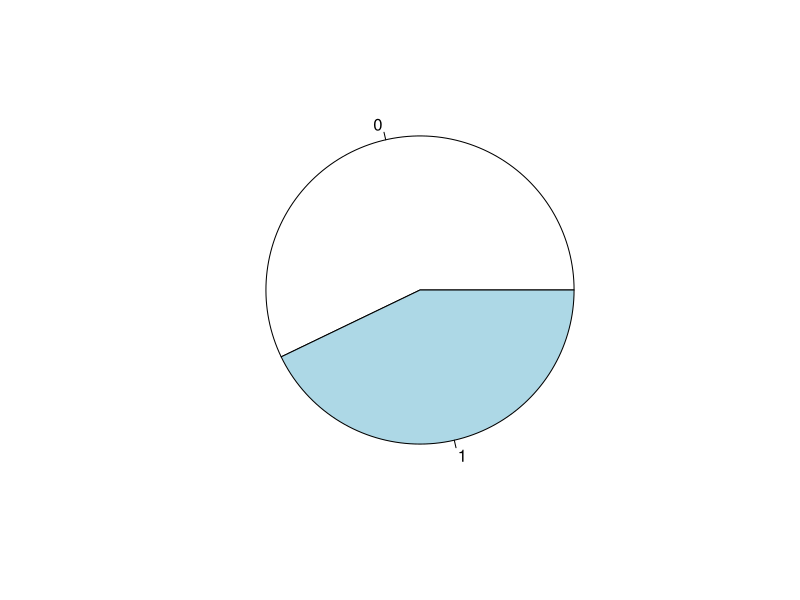
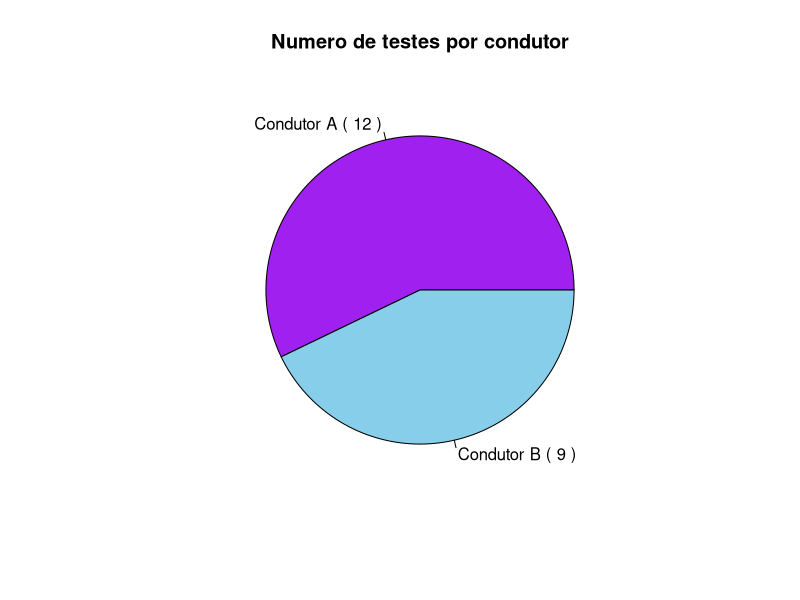
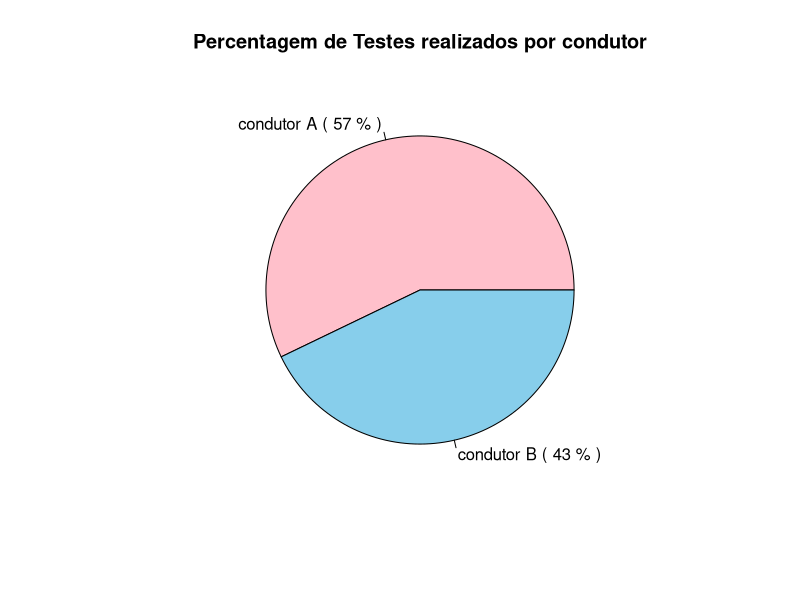
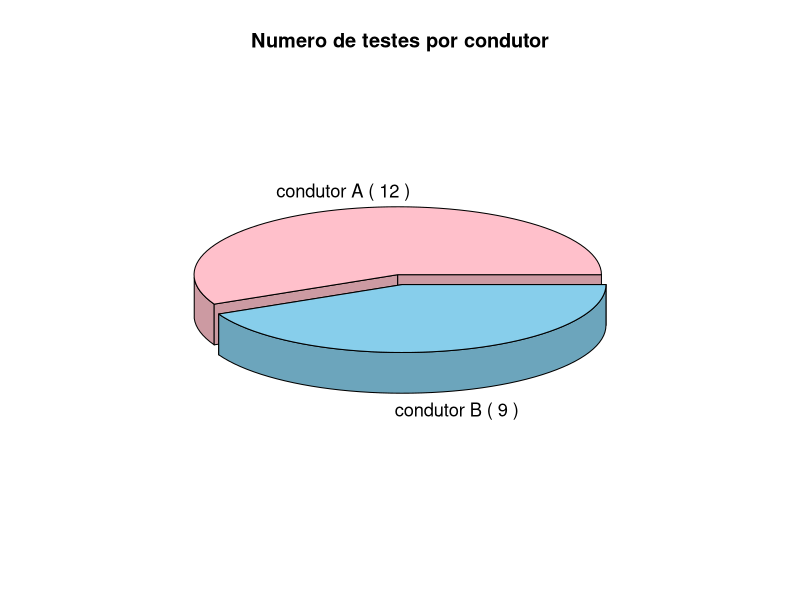
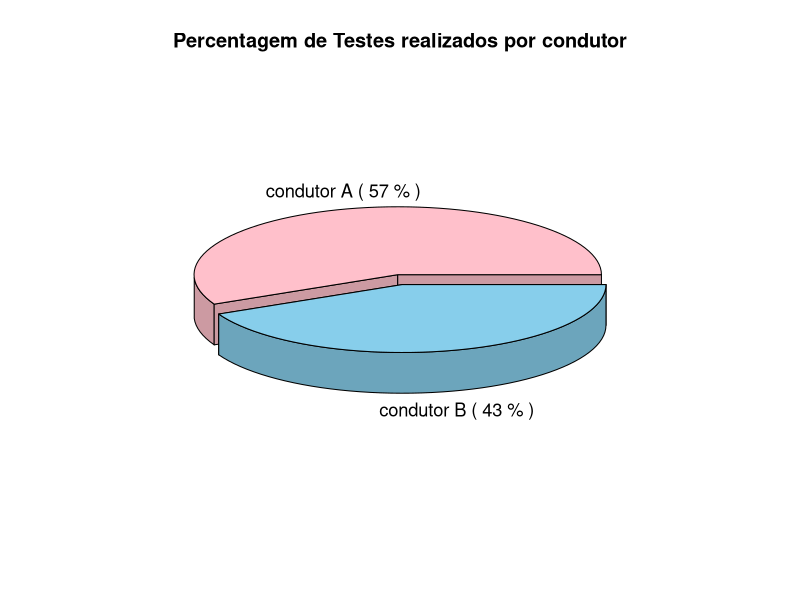
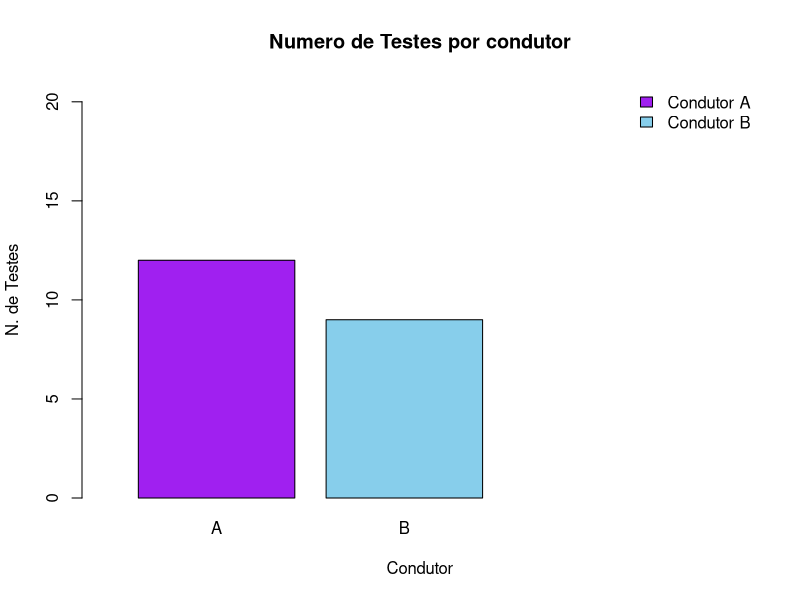

These charts were generated, in order, by the following R code: (Note: this script raises an error after producing the figures.)
install.packages(c("plotrix"))

library(plotrix)

#variaveis

 teste = c(1,2,3,4,5,6,7,8,9,10,11,12,13,14,15,16,17,18,19,20,21)
 
 #condutor = c("B","A","A","A","A","B","A","B","A","A","B","B","B","A","B","A","A","B","A","B","A")
 
 # A - 0 | B - 1
 condutor = c(1, 0, 0, 0, 0, 1, 0, 1, 0, 0, 1, 1, 1, 0, 1, 0, 0, 1, 0, 1, 0)
 
 peso = c(2035,1730,1180,1530,1750,1940,1460,1960,1850,1533,
          1760,1650,2050,1710,1897,1380,1490,1820,1510,1950,1570)
 
 distancia = c(138.9,181.8,243.9,204.1,178.6,163.9,217.4,163.9,175.4,198.2,
               178.6,188.7,137.0,185.2,166.7,212.8,221.7,172.4,204.1,151.5,196.1)
 
#Tabelas Freq. Absolutas e Relativas
 
 tabela=cbind(teste, condutor, peso, distancia) 
 
 tabelaPD=cbind(peso, distancia)
 
 table(teste) #continua
 table(condutor) #var Nominal - Grupos
 table(peso) #continua
 table(distancia) #continua
 
 summary(tabelaPD)
 
 # distancia + peso -> continuas -> podem ser usadas em graficos de estremos e quartis e histogramas
 # condutor -> nominal -> grafico circular ou barras 
  
 #Freq. Absoluta de condutor
 f_g<-table(condutor)
 f_g
 
 #Freq. Relativa de condutor
 fr_g<-prop.table(f_g)
 fr_g
 
  # -------------------------------------------------------------------------------------------- #
 
 # Representaçoes graficas

 #Grafico circular
 pie(f_g)
 
  nomes_c<-c("Condutor A", "Condutor B") #legendas
  cores<-c("purple","skyblue") #cores do grafico
  rotulo<-paste(nomes_c,"(",paste(f_g),")",sep=" ") #dados (legendas, n. elementos)
  pie(f_g, main="Numero de testes por condutor",labels=rotulo,col=cores) #grafico circular

  nomes_c<-c("condutor A","condutor B") #legendas
  cores<-c("pink","skyblue") #cores do grafico
  rotulo<-paste(nomes_c,"(",paste(round(100*fr_g),"%"),")",sep=" ") #dados (legendas, n. elementos)
  pie(fr_g, main="Percentagem de Testes realizados por condutor",labels=rotulo,col=cores) #grafico circular
  
  #Grafico circular 3D - Numero de testes
  nomes_c<-c("condutor A","condutor B") #legendas
  cores<-c("pink","skyblue") #cores do grafico
  rotulo<-paste(nomes_c,"(",paste(f_g),")",sep=" ") #dados (legendas, n. elementos)
  pie3D(f_g,explode = 0.05,main="Numero de testes por condutor",labels=rotulo,col=cores, labelcex = 1.1) #grafico circular
  
  #Grafico circular 3D - Percentagem de testes
  nomes_c<-c("condutor A","condutor B") #legendas
  cores<-c("pink","skyblue") #cores do grafico
  rotulo<-paste(nomes_c,"(",paste(round(100*fr_g),"%"),")",sep=" ") #dados (legendas, n. elementos)
  pie3D(fr_g,explode = 0.05,main="Percentagem de Testes realizados por condutor",labels=rotulo,col=cores, labelcex = 1.1) #grafico circular

  # -------------------------------------------------------------------------------------------- #
  
 #Graficos de barras
  
  #barplot(f_g, main="Numero de Individuos por tipo de condutor", col="skyblue") 
  
  #Grafico de barras Numero de Testes por condutor
  barplot(f_g,main="Numero de Testes por condutor",xlab="Condutor", names.arg = c("A","B") ,ylab="N. de Testes",col=c("purple","skyblue"), ylim=c(0,21), xlim=c(0,4)) #ylim(limites de y) #fr de cada condutor
  legend("topright", legend = c("Condutor A", "Condutor B"), fill = c("purple","skyblue"), bty = "n")
  text(locator(n=2), paste(round(f_g,2)))
  
  #Grafico de barras Percentagem de Testes por condutor
  barplot(fr_g,main="Pertagem de Testes por condutor",xlab="Condutor",ylab="Percentagem de Testes", names.arg = c("A","B"), col=c("purple","skyblue"), ylim=c(0,1), xlim=c(0,4)) #ylim(limites de y) #fr de cada condutor
  legend("topright", legend = c("Condutor A", "Condutor B"), fill = c("purple","skyblue"), bty = "n")
  text(locator(n=2), paste(round(fr_g,2)))
  
  
  #prop.table(f_g)
  
  # -------------------------------------------------------------------------------------------- #
  
 #histograma
  
  #Numero de testes por Peso
  hp=hist(peso, main="Numero de Testes por Peso", xlab="Peso (Kg)",ylab="N. de Testes" ,col = "skyblue", ylim = c(0,8))
  legend("topright", legend = c("Testes por Peso"), fill = c("skyblue"), bty = "n")
  summary(peso)  
  freq_abs=hp$counts
  text(locator(6), paste(round(freq_abs)))
 
  #Numero de testes por Distancia
  hd=hist(distancia,main="Numero de Testes por Distancia", xlab="Distancia (Km)",ylab="N. de Testes",col = "skyblue", ylim = c(0,10))
  legend("topright", legend = c("Testes por Distancia"), fill = c("skyblue"), bty = "n")
  summary(distancia)
  freq_rel=hd$counts
  text(locator(n=7), paste(round(freq_rel)))
  
  # -------------------------------------------------------------------------------------------- #
  
 #boxplots
  
  #Boxplot Peso + Dif Inter-quartis
  boxplot(peso, main = "Distribuicao do Peso", ylab="Peso (Kg)",col=c("mediumspringgreen"))
    summary(peso) 
  IQR(peso) #da intervalo interquartil (no peso, a diferenca entre o 1 qartil e o 3 quartil sao 367)
  
  #Boxplot Distancia + Dif Inter-quartis
  boxplot(distancia, main = "Distribuicao da distancia", ylab="Distancia (Km)",col=c("lightgoldenrod1"))
  summary(distancia) 
  IQR(distancia) #da intervalo interquartil (na distancia, a diferenca entre o 1 qartil e o 3 quartil sao 37.4)
  
  #Boxplot Peso por condutor + Summary
  boxplot(peso ~ condutor ,main = "Comparacao do Peso do veiculo por condutor", ylab="Peso (Kg)", xlab="Condutor", names=c("A","B"),col=c("purple","skyblue"), xlim=c(0,4))
  legend("topright", legend = c("Condutor A","Condutor B"), fill = c("purple","skyblue"), bty = "n")
  
  tapply(peso,condutor,summary)# Para interpretar os valores do boxplot (qt + proximo a media e a mediana estao, mais normais estao (assimetria); o min da mulher e menos de metade do min do homem; 1 quartil e 3 quartil(50%);)
  
  #double boxplot distancia
  boxplot(distancia ~ condutor, main = "Comparacao do ordenado atual por genero", ylab="Distancia (Km)", xlab="Condutor", names=c("A","B"),col=c("purple","skyblue"))
  #segundo esta amostra o genero feminino tem o ordenado atual menor que dos homens
  legend("topright", legend = c("Condutor A","Condutor B"), fill = c("purple","skyblue"), bty = "n")
  IQR(distancia) #da intervalo interquartil (no ordenado atual, a diferenca entre o 1 qartil e o 3 quartil sao 798.85)
  tapply(distancia,condutor,summary)# Para interpretar os valores do boxplot (qt + proximo a media e a mediana estao, mais normais estao (assimetria); o min da mulher e menos de metade do min do homem; 1 quartil e 3 quartil(50%);)
  
  # -------------------------------------------------------------------------------------------- #
  
  ###### Estatistica INDUTIVA    
  # PREVISAO: Regressao linear entre peso e distancia
  
  plot(peso,distancia , pch = 19, col = "lightslateblue", main = "Distancia vs Peso", xlab = "Peso (Kg)", ylab = "Distancia (Km)")
  # relacao da var do peso e distancia (se existe correlacao forte ou fraca)
  # existe uma relacao de correlacao forte e positiva entre as variaveis "peso" e "distancia"
  cor(peso, distancia) # r= -0.9772903 , esta muito proximo de -1 por isso existe uma correlacao forte e negativa
  cor(peso, distancia)^2
  
  model = lm(distancia ~ peso) #linear simples #dependente~independente # dependente - Y | Independente - X
  model #ver modelo;distancia=378.5198-0.1138*peso
  
  abline(model, col="red") #desenhar a reta de regressao linear simples #intercept(ordenada da origem); se o peso se fosse nulo(zero), a distancia e de 378??? #peso()
  summary(model) # sumario com as estimativas dos coeficientes, p-value e r-quadrado 
  #intercept(se o modelo pode ou n ser anulado; tvalue; pvalue(rejeitar ou n rejeitar dependendo do valor de alpha; se for menor rejeita-se a hipotese nula; o intercept(=0.00136) tem um significado pq e diferente de zero))
  #peso(se for menor(=0.00000000000209) rejeita-se a hipotese nula)
  
  #Residuals -> Erros Distancia de cada um dos pontos � reta
  
  #Coeficientes -> beta 0 378 Beta 1 -0.11378 * peso
  
  #estrelas -> tem a ver com os erros 
  
  #
  
  378.5198-0.1138*2000
  

  
  
  